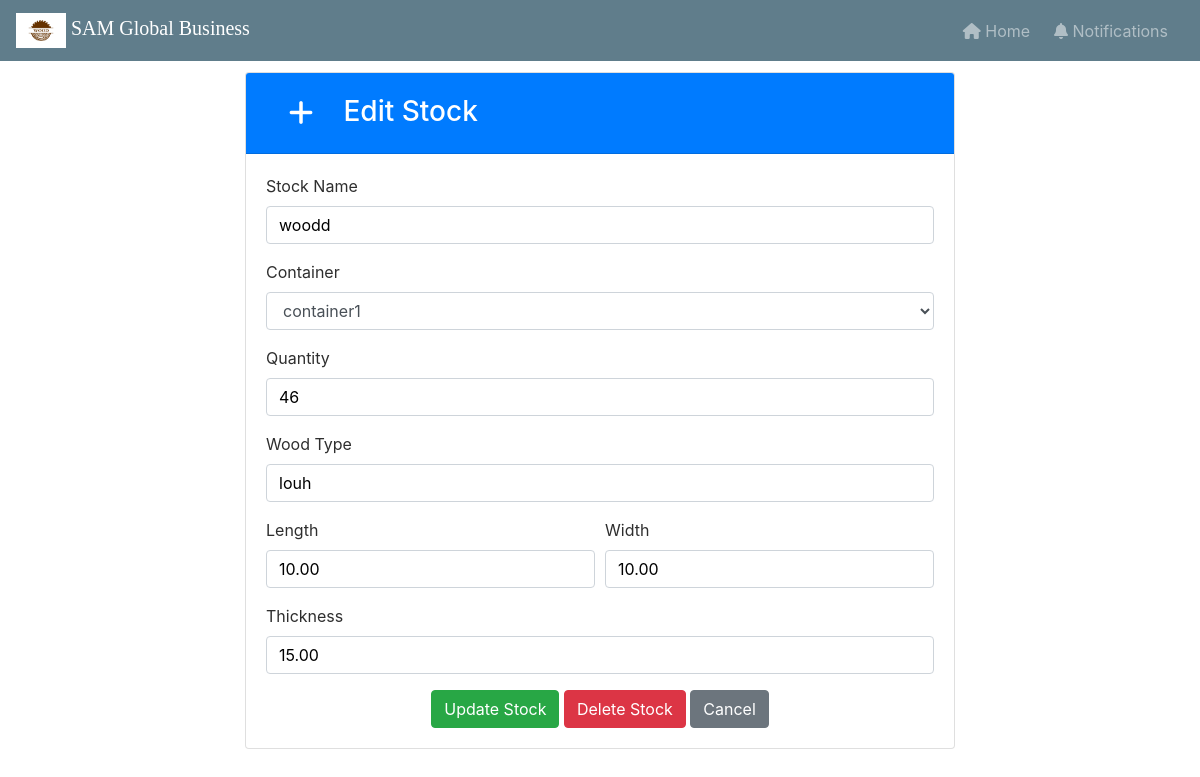
/inventory/stock/1/edit, run on the app's committed database.
### inventory/models.py (models this page shows, shortened)
class Stock(models.Model):
    id = models.AutoField(primary_key=True)
    name = models.CharField(max_length=30, unique=True)
    quantity = models.IntegerField(default=1)
    is_deleted = models.BooleanField(default=False)
    wood_type = models.CharField(max_length=30)
    length = models.DecimalField(max_digits=5, decimal_places=2)
    width = models.DecimalField(max_digits=5, decimal_places=2)
    thickness = models.DecimalField(max_digits=5, decimal_places=2)
    container = models.ForeignKey(Container, on_delete=models.SET_NULL, blank=True, null=True)

### inventory/views.py (the view)
class StockUpdateView(SuccessMessageMixin, UpdateView):
    model = Stock
    form_class = StockForm
    template_name = "edit_stock.html"
    success_url = '/inventory'
    success_message = "Stock has been updated successfully"
    def get_context_data(self, **kwargs):
        context = super().get_context_data(**kwargs)
        context["title"] = 'Edit Stock'
        context["savebtn"] = 'Update Stock'
        context["delbtn"] = 'Delete Stock'
        return context

### inventory/forms.py
class StockForm(forms.ModelForm):
    container = forms.ModelChoiceField(
        queryset=Container.objects.all(),  # Queryset to get all containers
        empty_label="Select a Container",  # Optional: Add an empty label to the dropdown
        widget=forms.Select(attrs={'class': 'form-control'}),  # Add the 'form-control' class
    )
    def __init__(self, *args, **kwargs):
        super().__init__(*args, **kwargs)
        self.fields['name'].widget.attrs.update({'class': 'textinput form-control'})
        self.fields['quantity'].widget.attrs.update({'class': 'textinput form-control', 'min': '0'})
        self.fields['wood_type'].widget.attrs.update({'class': 'textinput form-control'})
        self.fields['length'].widget.attrs.update({'class': 'textinput form-control'})
        self.fields['width'].widget.attrs.update({'class': 'textinput form-control'})
        self.fields['thickness'].widget.attrs.update({'class': 'textinput form-control'})
    class Meta:
        model = Stock
        fields = ['name', 'container', 'quantity', 'wood_type', 'length', 'width', 'thickness']

### inventory/models.py (called while the page is built)
    def __str__(self):
        return self.name

### inventory/templates/edit_stock.html (shortened to what this page needs)
{% extends "base.html" %}
{% load widget_tweaks %}
{% block content %}
<br>
<div class="container">
    <div class="row justify-content-center">
        <div class="col-md-8">
            <div class="card">
                <div class="card-header bg-primary text-white">
                    <h3 class="card-title mb-0">
                        <span class="fa-stack">
                            <i class="fas fa-plus fa-stack-1x fa-inverse"></i>
                        </span>
                        {{ title }}
                    </h3>
                </div>
                <div class="card-body">
                    <form method="post" class="stock-form">
                        <div class="form-group">
                            <label for="{{ form.name.id_for_label }}">Stock Name</label>
                            {{ form.name|add_class:"form-control" }}
                        </div>
                        <div class="form-group">
                            <label for="{{ form.container.id_for_label }}">Container</label>
                            {{ form.container }}
                        </div>
                        <div class="form-group">
                            <label for="{{ form.quantity.id_for_label }}">Quantity</label>
                            {{ form.quantity|add_class:"form-control" }}
                        </div>
                        <div class="form-group">
                            <label for="{{ form.wood_type.id_for_label }}">Wood Type</label>
                            {{ form.wood_type|add_class:"form-control" }}
                        </div>
                        <div class="form-row">
                            <div class="form-group col-md-6">
                                <label for="{{ form.length.id_for_label }}">Length</label>
                                {{ form.length|add_class:"form-control" }}
                            </div>
                            <div class="form-group col-md-6">
                                <label for="{{ form.width.id_for_label }}">Width</label>
                                {{ form.width|add_class:"form-control" }}
                            </div>
                        </div>
                        <div class="form-group">
                            <label for="{{ form.thickness.id_for_label }}">Thickness</label>
                            {{ form.thickness|add_class:"form-control" }}
                        </div>
                        <div class="text-center">
                            <button type="submit" class="btn btn-success">{{ savebtn }}</button>
                            {% if delbtn %}
                                <a href="{% url 'delete-stock' object.pk %}" class="btn btn-danger">Delete Stock</a>
                            {% endif %}
                            <a href="{% url 'inventory' %}" class="btn btn-secondary">Cancel</a>
                        </div>
                    </form>
                </div>
            </div>
        </div>
    </div>
</div>
{% endblock content %}

### homepage/static/css/main.css (style rules this page uses)
body, html { height: 100%; }
.form-group { color: white; }
label { color: rgb(46, 46, 46); font-size: 1rem; }
a { color: #55b159; }
h1, h2, h3, h4, h5, h6 { color: #ffffff; }
.textinput { background-color: #ffffff; color: black; }

### data on the page
Stock: name "woodd", container "container1", quantity "46", wood_type "louh", length "10.00", width "10.00", thickness "15.00"

### other printed values
{{ title }} "Edit Stock"
{{ savebtn }} "Update Stock"
